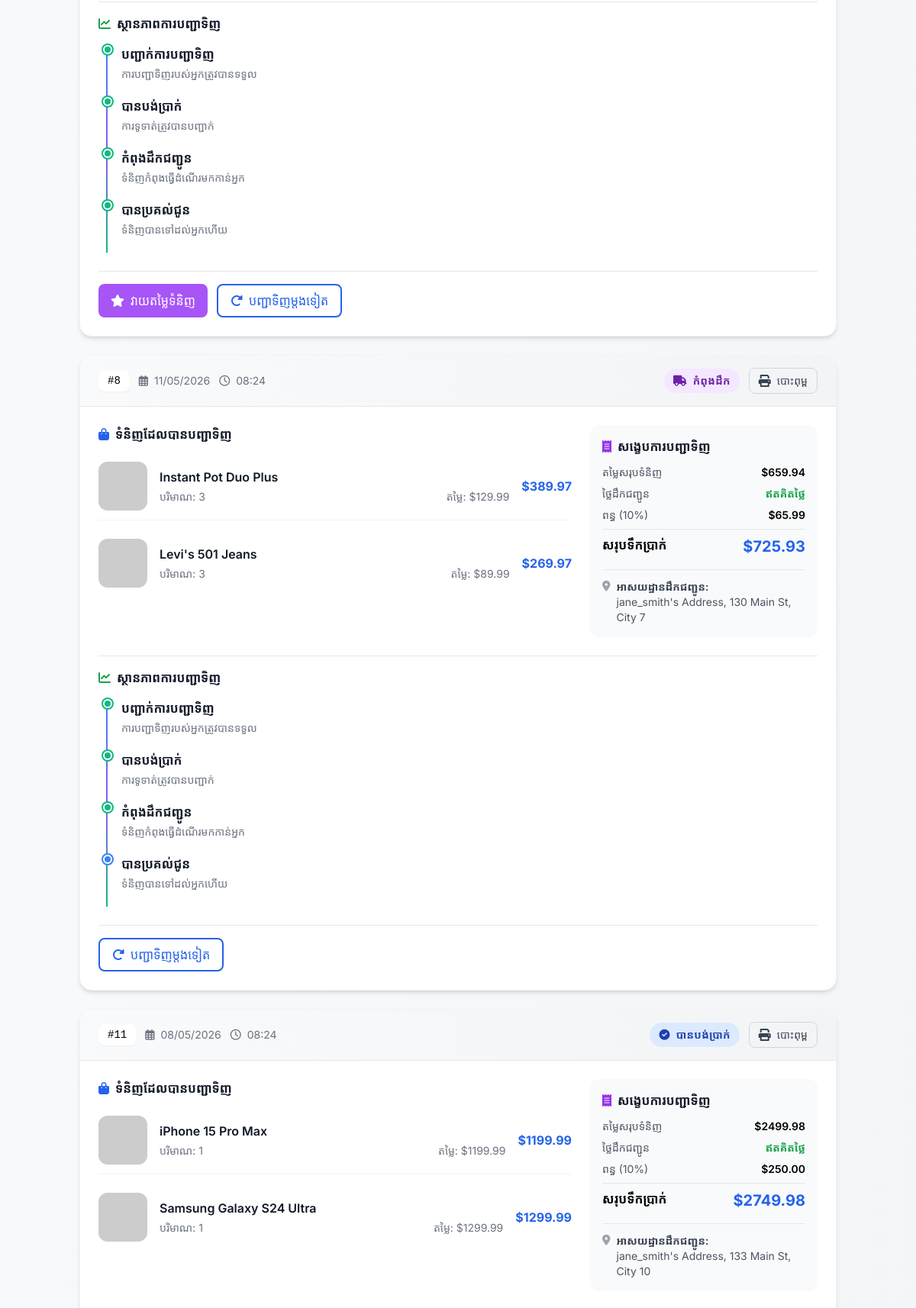
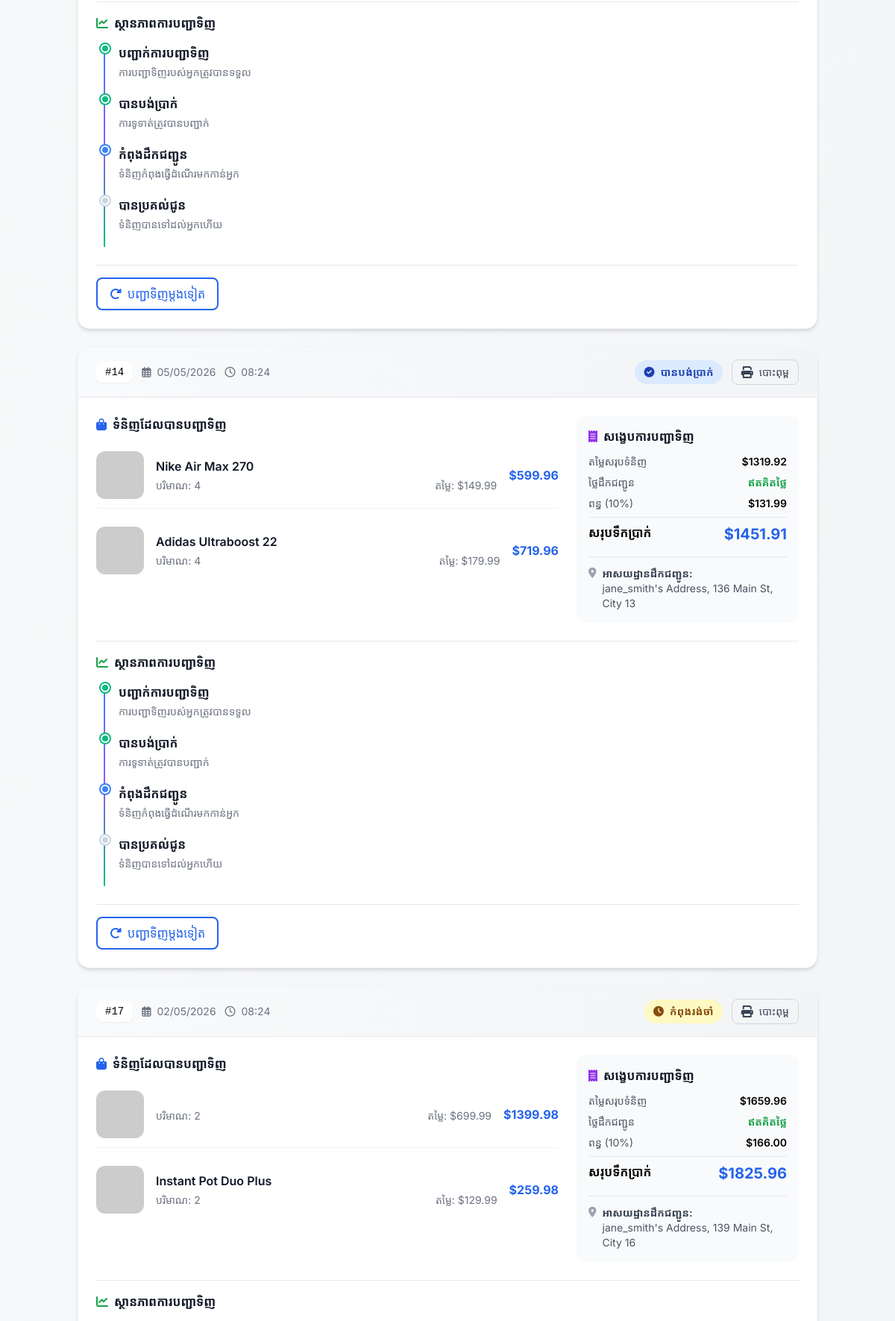
Before: /orders (signed in, middle part) with the older database file (2 pictures, top to bottom).
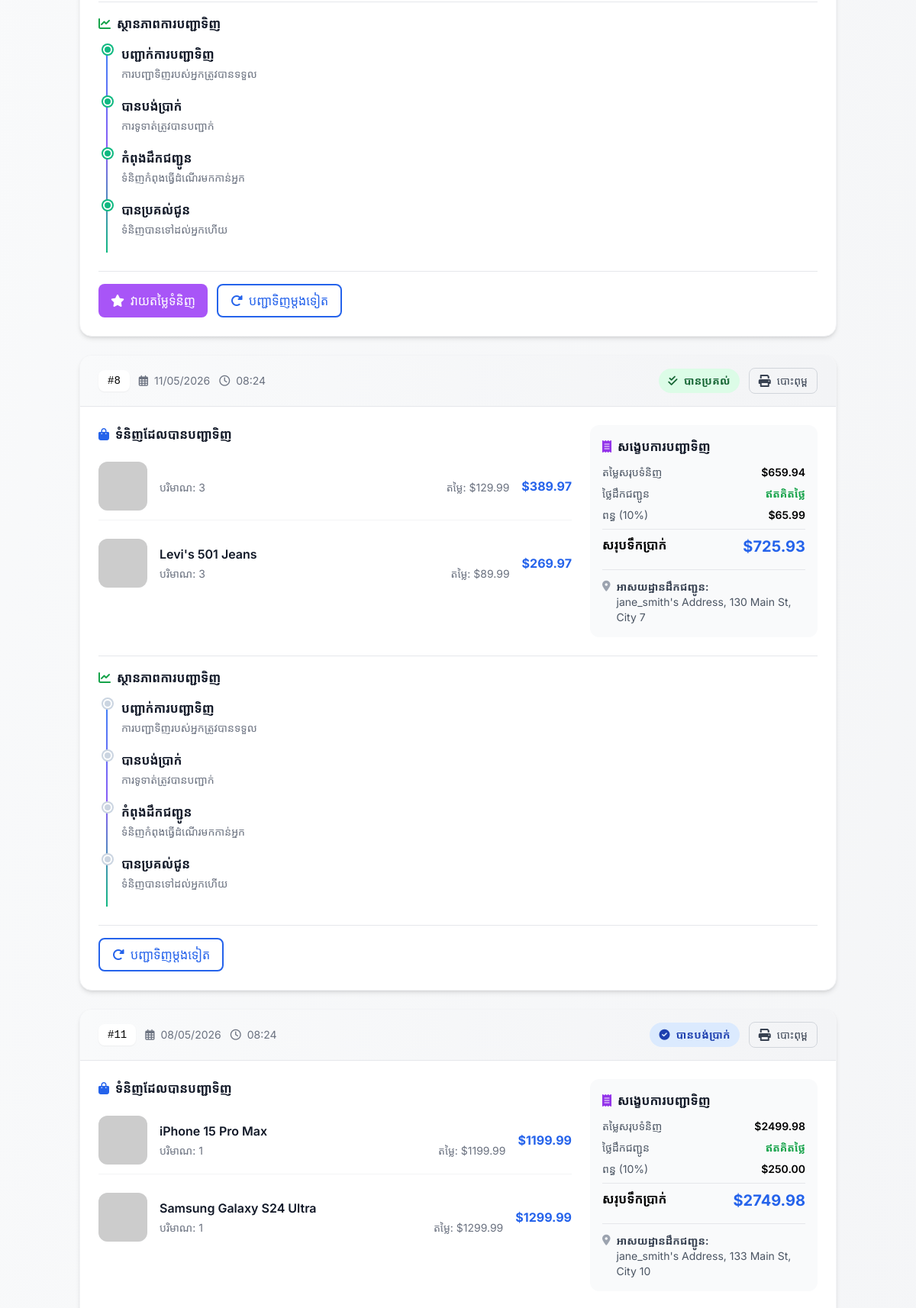
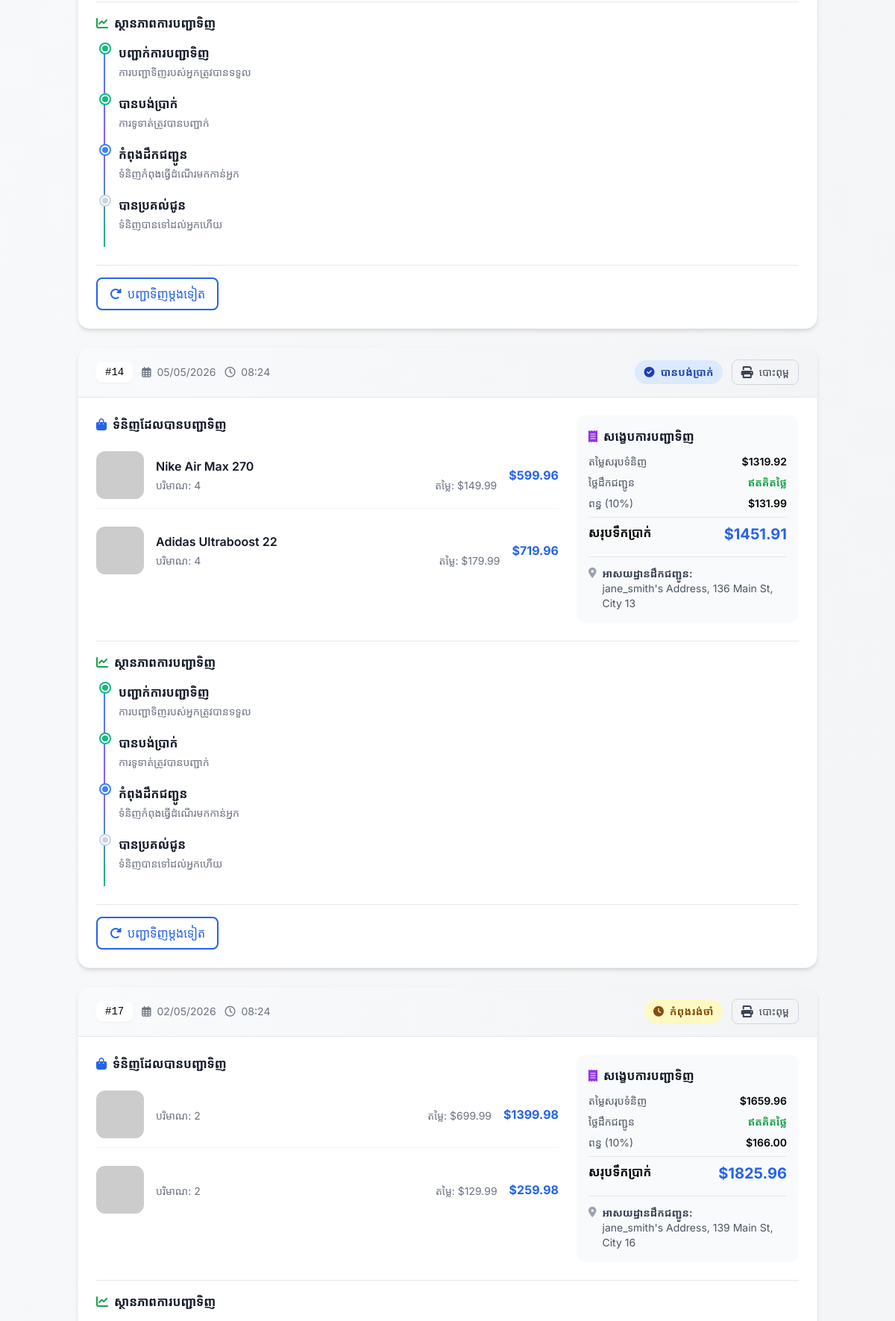
After: the same page with the newer database file (2 pictures, top to bottom).
### models.py (models this page shows)
class Order(Base):
    __tablename__ = "orders"
    id = Column(Integer, primary_key=True, index=True)
    user_id = Column(Integer, ForeignKey("users.id"))
    total_amount = Column(Float)
    status = Column(String, default="pending")  # pending, paid, shipped, delivered
    shipping_address = Column(Text)
    created_at = Column(DateTime, default=datetime.utcnow)
    user = relationship("User", back_populates="orders")
    items = relationship("OrderItem", back_populates="order")

class OrderItem(Base):
    __tablename__ = "order_items"
    id = Column(Integer, primary_key=True, index=True)
    order_id = Column(Integer, ForeignKey("orders.id"))
    product_id = Column(Integer, ForeignKey("products.id"))
    quantity = Column(Integer)
    price = Column(Float)
    order = relationship("Order", back_populates="items")
    product = relationship("Product", back_populates="order_items")

class Product(Base):
    __tablename__ = "products"
    id = Column(Integer, primary_key=True, index=True)
    name = Column(String, index=True)
    description = Column(Text)
    price = Column(Float)
    stock = Column(Integer)
    image_url = Column(String)
    category = Column(String, index=True)
    created_at = Column(DateTime, default=datetime.utcnow)
    cart_items = relationship("CartItem", back_populates="product")
    order_items = relationship("OrderItem", back_populates="product")

### main.py (the view)
@app.get("/orders", response_class=HTMLResponse)
async def orders_page(request: Request, db: Session = Depends(get_db)):
    current_user = get_current_user_for_template(request)
    if not current_user:
        return RedirectResponse(url="/login", status_code=302)
    orders = db.query(models.Order).filter(models.Order.user_id == current_user.id).order_by(desc(models.Order.created_at)).all()
    for order in orders:
        order.items = db.query(models.OrderItem).filter(models.OrderItem.order_id == order.id).all()
    return templates.TemplateResponse("orders.html", {
        "request": request,
        "orders": orders,
        "current_user": current_user
    })

### templates/orders.html (shortened to what this page needs)
{% extends "base.html" %}
{% block content %}
<div class="max-w-7xl mx-auto">
    {% if orders and orders|length > 0 %}
    <div class="space-y-6" id="orders-container">
        {% for order in orders %}
        <div class="order-card bg-white rounded-2xl shadow-md overflow-hidden border border-gray-100" data-status="{{ order.status }}">
            <div class="bg-gradient-to-r from-gray-50 to-gray-100 px-6 py-4 border-b border-gray-200">
                <div class="flex flex-wrap justify-between items-center gap-3">
                    <div class="space-y-1">
                        <div class="flex items-center gap-3 flex-wrap">
                            <span class="text-sm font-mono bg-white px-3 py-1 rounded-lg shadow-sm">
                                #{{ order.id }}
                            </span>
                            <span class="text-sm text-gray-500">
                                <i class="far fa-calendar-alt mr-1"></i>
                                {{ order.created_at.strftime('%d/%m/%Y') if order.created_at else 'N/A' }}
                            </span>
                            <span class="text-sm text-gray-500">
                                <i class="far fa-clock mr-1"></i>
                                {{ order.created_at.strftime('%H:%M') if order.created_at else 'N/A' }}
                            </span>
                        </div>
                    </div>
                    <div class="flex items-center gap-3">
                        <span class="status-badge px-3 py-1.5 rounded-full text-sm font-semibold
                            {% if order.status == 'pending' %}bg-yellow-100 text-yellow-800
                            {% elif order.status == 'paid' %}bg-blue-100 text-blue-800
                            {% elif order.status == 'shipped' %}bg-purple-100 text-purple-800
                            {% else %}bg-green-100 text-green-800{% endif %}">
                            <i class="fas
                                {% if order.status == 'pending' %}fa-clock
                                {% elif order.status == 'paid' %}fa-check-circle
                                {% elif order.status == 'shipped' %}fa-truck
                                {% else %}fa-check-double{% endif %} mr-1"></i>
                            {% if order.status == 'pending' %}កំពុងរង់ចាំ
                            {% elif order.status == 'paid' %}បានបង់ប្រាក់
                            {% elif order.status == 'shipped' %}កំពុងដឹក
                            {% else %}បានប្រគល់{% endif %}
                        </span>
                        <button onclick="printOrder({{ order.id }})"
                                class="print-btn hidden md:flex items-center gap-2 px-3 py-1.5 rounded-lg border border-gray-300 hover:bg-gray-100 transition text-gray-700">
                            <i class="fas fa-print"></i>
                            <span class="text-sm">បោះពុម្ព</span>
                        </button>
                    </div>
                </div>
            </div>
            <div class="order-content p-6">
                <div class="grid lg:grid-cols-3 gap-6">
                    <div class="lg:col-span-2">
                        <h3 class="font-semibold text-gray-900 mb-3 flex items-center gap-2">
                            <i class="fas fa-shopping-bag text-blue-600"></i>
                            <span>ទំនិញដែលបានបញ្ជាទិញ</span>
                        </h3>
                        <div class="space-y-3">
                            {% for item in order.items %}
                            <div class="flex items-center gap-4 py-3 border-b border-gray-100 last:border-0">
                                <div class="w-16 h-16 bg-gray-100 rounded-xl overflow-hidden flex-shrink-0">
                                    <img src="{{ item.product.image_url }}" alt="{{ item.product.name }}"
                                         class="w-full h-full object-cover" onerror="this.src='https://via.placeholder.com/64'">
                                </div>
                                <div class="flex-1">
                                    <h4 class="font-semibold text-gray-900">{{ item.product.name }}</h4>
                                    <div class="flex justify-between items-center mt-1 flex-wrap gap-2">
                                        <span class="text-sm text-gray-500">បរិមាណ: {{ item.quantity }}</span>
                                        <span class="text-sm text-gray-500">តម្លៃ: ${{ "%.2f"|format(item.price) }}</span>
                                    </div>
                                </div>
                                <div class="text-right">
                                    <span class="font-bold text-blue-600">${{ "%.2f"|format(item.price * item.quantity) }}</span>
                                </div>
                            </div>
                            {% endfor %}
                        </div>
                    </div>
                    <div class="bg-gray-50 rounded-xl p-4">
                        <h3 class="font-semibold text-gray-900 mb-3 flex items-center gap-2">
                            <i class="fas fa-receipt text-purple-600"></i>
                            <span>សង្ខេបការបញ្ជាទិញ</span>
                        </h3>
                        <div class="space-y-2">
                            <div class="flex justify-between text-sm">
                                <span class="text-gray-600">តម្លៃសរុបទំនិញ</span>
                                <span class="font-semibold">${{ "%.2f"|format(order.total_amount) }}</span>
                            </div>
                            <div class="flex justify-between text-sm">
                                <span class="text-gray-600">ថ្លៃដឹកជញ្ជូន</span>
                                <span class="text-green-600 font-semibold">
                                    {% if order.total_amount > 50 %}ឥតគិតថ្លៃ{% else %}$5.00{% endif %}
                                </span>
                            </div>
                            <div class="flex justify-between text-sm">
                                <span class="text-gray-600">ពន្ធ (10%)</span>
                                <span class="font-semibold">${{ "%.2f"|format(order.total_amount * 0.1) }}</span>
                            </div>
                            <div class="border-t pt-2 mt-2">
                                <div class="flex justify-between font-bold">
                                    <span>សរុបទឹកប្រាក់</span>
                                    <span class="text-xl text-blue-600">${{ "%.2f"|format(order.total_amount + (order.total_amount * 0.1) + (0 if order.total_amount > 50 else 5)) }}</span>
                                </div>
                            </div>
                        </div>
                        {% if order.shipping_address %}
                        <div class="mt-4 pt-3 border-t">
                            <div class="flex items-start gap-2 text-sm">
                                <i class="fas fa-map-marker-alt text-gray-400 mt-0.5"></i>
                                <div>
                                    <p class="font-semibold text-gray-700">អាសយដ្ឋានដឹកជញ្ជូន:</p>
                                    <p class="text-gray-600">{{ order.shipping_address }}</p>
                                </div>
                            </div>
                        </div>
                        {% endif %}
                    </div>
                </div>
                <div class="mt-6 pt-4 border-t">
                    <h3 class="font-semibold text-gray-900 mb-4 flex items-center gap-2">
                        <i class="fas fa-chart-line text-green-600"></i>
                        <span>ស្ថានភាពការបញ្ជាទិញ</span>
                    </h3>
                    <div class="timeline">
                        <div class="timeline-step {% if order.status in ['pending', 'paid', 'shipped', 'delivered'] %}completed{% endif %}">
                            <div class="mb-1 font-semibold text-gray-900">បញ្ជាក់ការបញ្ជាទិញ</div>
                            <div class="text-sm text-gray-500">ការបញ្ជាទិញរបស់អ្នកត្រូវបានទទួល</div>
                        </div>
                        <div class="timeline-step {% if order.status in ['paid', 'shipped', 'delivered'] %}completed{% elif order.status == 'pending' %}active{% endif %}">
                            <div class="mb-1 font-semibold text-gray-900">បានបង់ប្រាក់</div>
                            <div class="text-sm text-gray-500">ការទូទាត់ត្រូវបានបញ្ជាក់</div>
                        </div>
                        <div class="timeline-step {% if order.status in ['shipped', 'delivered'] %}completed{% elif order.status == 'paid' %}active{% endif %}">
                            <div class="mb-1 font-semibold text-gray-900">កំពុងដឹកជញ្ជូន</div>
                            <div class="text-sm text-gray-500">ទំនិញកំពុងធ្វើដំណើរមកកាន់អ្នក</div>
                        </div>
                        <div class="timeline-step {% if order.status == 'delivered' %}completed{% elif order.status == 'shipped' %}active{% endif %}">
                            <div class="mb-1 font-semibold text-gray-900">បានប្រគល់ជូន</div>
                            <div class="text-sm text-gray-500">ទំនិញបានទៅដល់អ្នកហើយ</div>
                        </div>
                    </div>
                </div>
                <div class="mt-6 pt-4 border-t flex flex-wrap gap-3 no-print">
                    {% if order.status == 'delivered' %}
                    <button onclick="writeReview({{ order.id }})"
                            class="px-4 py-2 bg-purple-500 text-white rounded-lg hover:bg-purple-600 transition cursor-pointer">
                        <i class="fas fa-star mr-2"></i>វាយតម្លៃទំនិញ
                    </button>
                    {% endif %}
                    <button onclick="reorder({{ order.id }})"
                            class="px-4 py-2 border-2 border-blue-600 text-blue-600 rounded-lg hover:bg-blue-600 hover:text-white transition cursor-pointer">
                        <i class="fas fa-redo-alt mr-2"></i>បញ្ជាទិញម្តងទៀត
                    </button>
                </div>
            </div>
        </div>
        {% endfor %}
    </div>
    {% endif %}
</div>
{% endblock %}

### templates/base.html (shortened to what this page needs)
<!DOCTYPE html>
<html lang="km">
<head>
    <script src="https://cdn.tailwindcss.com"></script>
    <link href="https://cdnjs.cloudflare.com/ajax/libs/font-awesome/6.0.0/css/all.min.css" rel="stylesheet">
</head>
<body class="bg-gradient-to-br from-gray-50 to-gray-100">
    <main class="container mx-auto px-4 py-10 fade-in">
        {% block content %}{% endblock %}
    </main>
</body>
</html>

### templates/base.html (style rules this page uses)
* { font-family: 'Inter', 'Noto Sans Khmer', sans-serif; }
:root { --primary: #0f172a; --primary-dark: #020617; --secondary: #3b82f6; --accent: #8b5cf6; --success: #10b981; --warning: #f59e0b; --danger: #ef4444; --dark: #1e293b; --light: #f8fafc; }
.fade-in { animation: fadeInUp 0.6s cubic-bezier(0.4, 0, 0.2, 1); }
.status-badge { padding: 6px 14px; border-radius: 100px; font-size: 12px; font-weight: 600; letter-spacing: 0.3px; }
html { scroll-behavior: smooth; }

### templates/orders.html (style rules this page uses)
.order-card { transition: all 0.3s cubic-bezier(0.4, 0, 0.2, 1); }
.timeline { position: relative; padding-left: 30px; }
.timeline::before { content: ''; position: absolute; left: 10px; top: 0; bottom: 0; width: 2px; background: linear-gradient(to bottom, #3b82f6, #8b5cf6, #10b981); }
.timeline-step { position: relative; padding-bottom: 20px; }
.timeline-step::before { content: ''; position: absolute; left: -24px; top: 0; width: 12px; height: 12px; border-radius: 50%; background: #cbd5e1; border: 2px solid white; box-shadow: 0 0 0 2px #cbd5e1; }
.timeline-step.completed::before { background: #10b981; box-shadow: 0 0 0 2px #10b981; }
.timeline-step.active::before { background: #3b82f6; box-shadow: 0 0 0 2px #3b82f6; animation: pulse 2s infinite; }
.print-btn { transition: all 0.2s ease; cursor: pointer; }

Changed rows visible on the page:
changed Order "jane_smith's Address, 130 Main St, City 7": status "កំពុងដឹក" → "បានប្រគល់"
changed OrderItem (number 1 of 8 on the later page): product.name "Instant Pot Duo Plus" → (not shown)
changed OrderItem (number 8 of 8 on the later page): product.name "Instant Pot Duo Plus" → (not shown)
